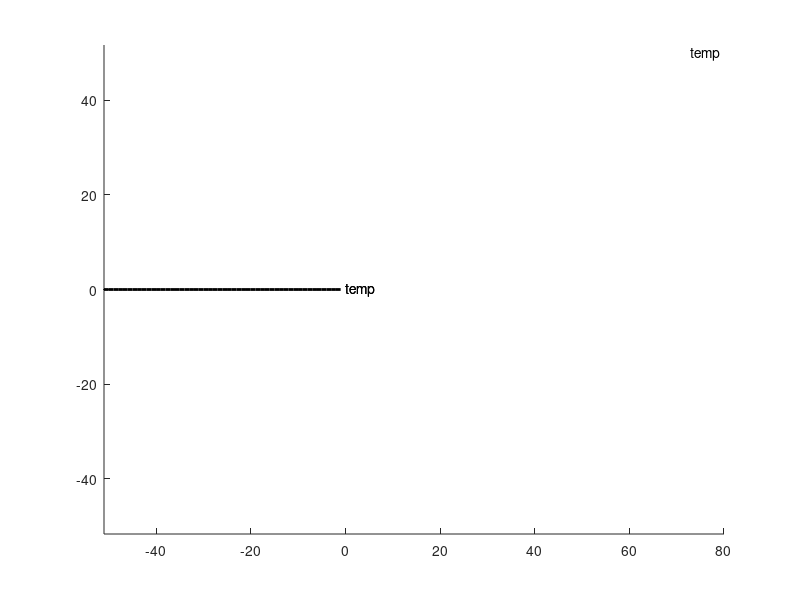

This chart was generated by the following MATLAB code: (Note: this script raises an error after producing the figure.)
%% Simulation of Flexible Needle Insertion
% Yanzhou Wang
% Nov 27 2022

%% General environment setup
clear
close all
clc
addpath(genpath('./FEM'));

disp('Press ESC to quit')

%% Simulation environment and initial conditions
Alpha_1 = -1;
Mu_1 = 3e+4;
Alpha_2 = -1;
Mu_2 = 6e+3;

Mu = [Mu_1; Mu_2];
Alpha = [Alpha_1; Alpha_2];
Interval = {[0, 30]; [30, 80]};
Constraints = []; % to store constraint points [px, py]
Ti = [50; 50];

L = 50; % total length of the needle
global bx by bk % needle base config, can be changed by keyboard
bx = -51; % needle base x coord
by = 0; % needle base y coord
bk = 0; % needle base slope

x = linspace(bx, bx + L, L + 1)'; % nodal x coordinates; column vector
y = by*ones(size(x)); % nodal y coordinates
k = bk*ones(size(x)); % nodal slopes

%% Plotting setup
fig = figure;
hold on
set(fig, 'WindowKeyPressFcn', @KeyPressCallback);

% Needle
plt = plot(x, y, '-', 'LineWidth', 2, 'Color', 'k');
set(gca, 'XLim', [bx, Interval{end}(2)]);
axis equal
xL=xlim;
yL=ylim;

h_text_tip = text(0, 0, 'temp');
h_text_base = text(0, 0, 'temp');
f_text = text(0.99*xL(2), 0.99*yL(2), 'temp', ...
    'HorizontalAlignment','right','VerticalAlignment','top');


% Tissue patches
num_inter = size(Interval, 1);
cmap = colormap(parula(num_inter));
Ps = [];
titles = [];
Py_Lims = get(gca, 'YLim');
Py_offset = 0;
for j = 1:num_inter
    Px = [Interval{j}(1), Interval{j}(2), Interval{j}(2), Interval{j}(1)];
    Py = [Py_Lims(1) - Py_offset, Py_Lims(1) - Py_offset, Py_Lims(2) + Py_offset, Py_Lims(2) + Py_offset];
    Ps = [Ps, patch(Px, Py, cmap(j, :), 'FaceAlpha', 0.2)];
end

% Constraint points
c_plt = plot(0);
c_plt.XData = []; c_plt.YData = [];
c_plt.Marker = '+'; c_plt.LineStyle = 'none';

xlabel('Depth (mm)');
ylabel('Displacement (mm)');
hold off

%% Simulation
global ESC_PRESSED
ESC_PRESSED = 0;

while ~ESC_PRESSED && ishghandle(fig)
    dbx = bx - x(1); % change in base x coordinate
    dby = by - y(1); % change in base y coordinate
    dbk = bk - k(1); % change in base slope
    tic
    [x, y, k, Constraints] = planar_needle_FEM_wc(L, Mu, Alpha, Interval, Ti, ... % params
        x, y, k, Constraints, ...% previous states
        dbx, dby, dbk, ...
        [], []); % change in needle base config
    

%         [x, y, k] = planar_needle_FEM(L, Mu, Alpha, Interval, ... % params
%             x, y, k, ...% previous states
%             dbx, dby, dbk, ...
%             [], []); % change in needle base config
    t = toc;
    set(plt, 'XData', x);
    set(plt, 'YData', y);
    if ~isempty(Constraints)
        set(c_plt, 'XData', Constraints(1, :));
        set(c_plt, 'YData', Constraints(2, :));
    else
        set(c_plt, 'XData', []);
        set(c_plt, 'YData', []);
    end
    set(h_text_tip, 'String', sprintf('[%.2f, %.2f, %.2f]', x(end), y(end), k(end)));
    set(h_text_tip, 'Position', [x(end), y(end)]);
    set(h_text_base, 'String', sprintf('[%.2f, %.2f, %.2f]', x(1), y(1), k(1)));
    set(h_text_base, 'Position', [x(1), y(1)]);
    set(f_text, 'String', sprintf('%.0f Hz', 1/t));
    drawnow;
end
close all % close figure window

%% Key Press Function
function KeyPressCallback(source, eventdata)
global bx by bk
global ESC_PRESSED

key = eventdata.Key;
if strcmpi(key, 'rightArrow')
    bx = bx + 0.1;
elseif strcmpi(key, 'leftArrow')
    bx = bx - 0.1;
elseif strcmpi(key, 'upArrow')
    by = by + 0.1;
elseif strcmpi(key, 'downArrow')
    by = by - 0.1;
elseif strcmpi(key, 'equal')
    bk = bk + 0.01;
elseif strcmpi(key, 'hyphen')
    bk = bk - 0.01;
elseif strcmpi(key, 'escape')
    ESC_PRESSED = 1;
end
end
